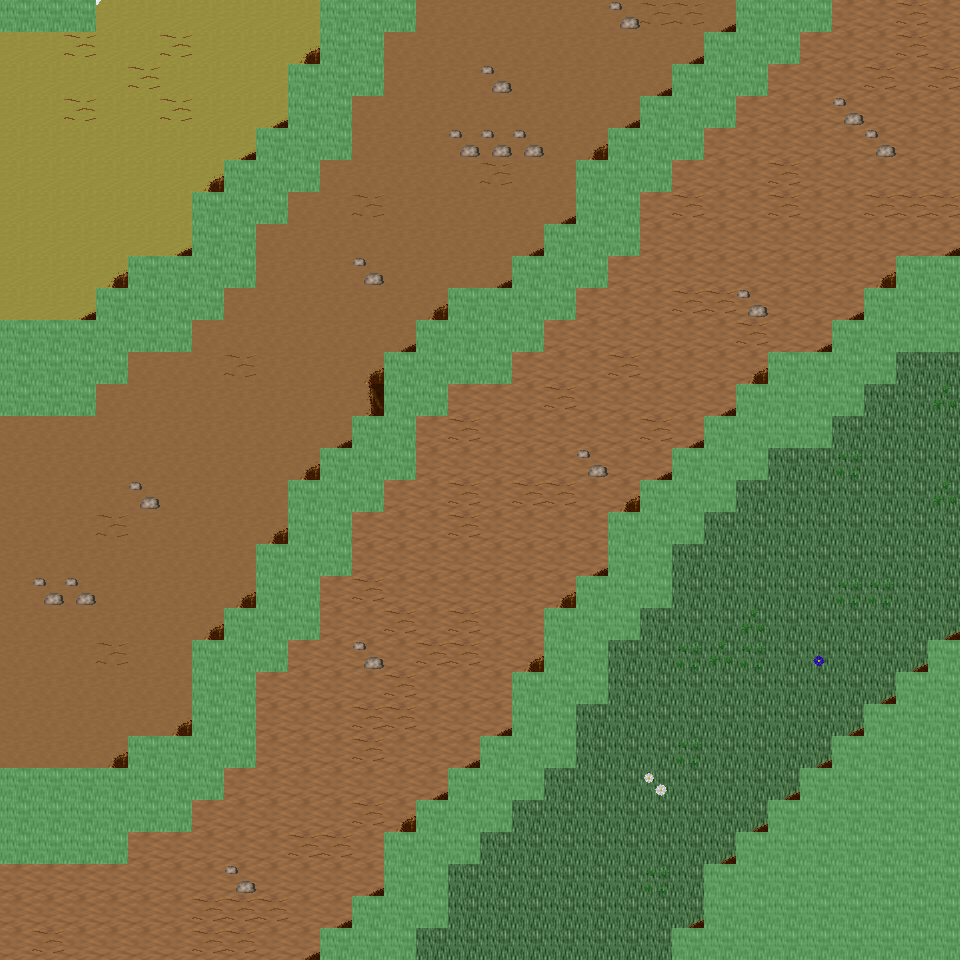

Below is a game level as drawn by its tile map, then a one-line description and the .tmx that defines it (tile-layer data replaced by summaries):
An orthogonal 30x30 tile map with 32x32 px tiles, 6 tile layers (Ground, Object, Object2, Above, ...), 33 tilesets and 7 objects (7x mapExit).

<map version="1.0" orientation="orthogonal" renderorder="right-down" width="30" height="30" tilewidth="32" tileheight="32" nextobjectid="8">
  <tileset firstgid="1" name="tileset_ground_ground" tilewidth="32" tileheight="32" tilecount="33" columns="3">
    <image source="../drawable/tileset_ground_ground.png" width="96" height="352" />
  </tileset>
  <tileset firstgid="34" name="tileset_ground_ice_ice" tilewidth="32" tileheight="32" tilecount="3" columns="3">
    <image source="../drawable/tileset_ground_ice_ice.png" width="96" height="32" />
  </tileset>
  <tileset firstgid="37" name="tileset_ground_water_pool" tilewidth="32" tileheight="32" tilecount="72" columns="3">
    <image source="../drawable/tileset_ground_water_pool.png" width="96" height="768" />
  </tileset>
  <tileset firstgid="109" name="tileset_ground_grass_edges" tilewidth="32" tileheight="32" tilecount="36" columns="12">
    <image source="../drawable/tileset_ground_grass_edges.png" width="384" height="96" />
  </tileset>
  <tileset firstgid="145" name="tileset_ground_ridge_ice_2" tilewidth="32" tileheight="32" tilecount="42" columns="7">
    <image source="../drawable/tileset_ground_ridge_ice_2.png" width="224" height="192" />
  </tileset>
  <tileset firstgid="187" name="tileset_ground_ridge_earth_dark" tilewidth="32" tileheight="32" tilecount="96" columns="12">
    <image source="../drawable/tileset_ground_ridge_earth_dark.png" width="384" height="256" />
  </tileset>
  <tileset firstgid="283" name="tileset_ground_rock_pebbles" tilewidth="32" tileheight="32" tilecount="3" columns="1">
    <image source="../drawable/tileset_ground_rock_pebbles.png" width="32" height="96" />
  </tileset>
  <tileset firstgid="286" name="tileset_plant_grasses" tilewidth="32" tileheight="32" tilecount="6" columns="3">
    <image source="../drawable/tileset_plant_grasses.png" width="96" height="64" />
  </tileset>
  <tileset firstgid="292" name="tileset_plant_bush_bushes" tilewidth="32" tileheight="32" tilecount="10" columns="5">
    <image source="../drawable/tileset_plant_bush_bushes.png" width="160" height="64" />
  </tileset>
  <tileset firstgid="302" name="tileset_ground_cobbled_paving" tilewidth="32" tileheight="32" tilecount="1" columns="1">
    <image source="../drawable/tileset_ground_cobbled_paving.png" width="32" height="32" />
  </tileset>
  <tileset firstgid="303" name="tileset_ground_grass_corners" tilewidth="32" tileheight="32" tilecount="24" columns="6">
    <image source="../drawable/tileset_ground_grass_corners.png" width="192" height="128" />
  </tileset>
  <tileset firstgid="327" name="tileset_plant_flower_daisy_white" tilewidth="32" tileheight="32" tilecount="8" columns="2">
    <image source="../drawable/tileset_plant_flower_daisy_white.png" width="64" height="128" />
  </tileset>
  <tileset firstgid="335" name="tileset_plant_flower_daisy_blue" tilewidth="32" tileheight="32" tilecount="8" columns="2">
    <image source="../drawable/tileset_plant_flower_daisy_blue.png" width="64" height="128" />
  </tileset>
  <tileset firstgid="343" name="tileset_item_armor_sword_rack" tilewidth="32" tileheight="32" tilecount="4" columns="2">
    <image source="../drawable/tileset_item_armor_sword_rack.png" width="64" height="64" />
  </tileset>
  <tileset firstgid="347" name="tileset_plant_stump_small_stump" tilewidth="32" tileheight="32" tilecount="4" columns="2">
    <image source="../drawable/tileset_plant_stump_small_stump.png" width="64" height="64" />
  </tileset>
  <tileset firstgid="351" name="tileset_item_postbox" tilewidth="32" tileheight="32" tilecount="4" columns="2">
    <image source="../drawable/tileset_item_postbox.png" width="64" height="64" />
  </tileset>
  <tileset firstgid="355" name="tileset_item_armor_weapons_rack" tilewidth="32" tileheight="32" tilecount="18" columns="9">
    <image source="../drawable/tileset_item_armor_weapons_rack.png" width="288" height="64" />
  </tileset>
  <tileset firstgid="373" name="tileset_item_pot_pot_golden_centred" tilewidth="32" tileheight="32" tilecount="3" columns="3">
    <image source="../drawable/tileset_item_pot_pot_golden_centred.png" width="96" height="32" />
  </tileset>
  <tileset firstgid="376" name="tileset_logic_creature_orc" tilewidth="32" tileheight="32" tilecount="6" columns="6">
    <image source="../drawable/tileset_logic_creature_orc.png" width="192" height="32" />
  </tileset>
  <tileset firstgid="382" name="tileset_logic_creature_animal" tilewidth="32" tileheight="32" tilecount="32" columns="8">
    <image source="../drawable/tileset_logic_creature_animal.png" width="256" height="128" />
  </tileset>
  <tileset firstgid="414" name="tileset_logic_creature_gnome" tilewidth="32" tileheight="32" tilecount="6" columns="6">
    <image source="../drawable/tileset_logic_creature_gnome.png" width="192" height="32" />
  </tileset>
  <tileset firstgid="420" name="tileset_logic_portal" tilewidth="32" tileheight="32" tilecount="24" columns="8">
    <image source="../drawable/tileset_logic_portal.png" width="256" height="96" />
  </tileset>
  <tileset firstgid="444" name="tileset_logic_collision" tilewidth="32" tileheight="32" tilecount="1" columns="1">
    <image source="../drawable/tileset_logic_collision.png" width="32" height="32" />
  </tileset>
  <tileset firstgid="445" name="tileset_logic_creature_frogman" tilewidth="32" tileheight="32" tilecount="3" columns="3">
    <image source="../drawable/tileset_logic_creature_frogman.png" width="96" height="32" />
  </tileset>
  <tileset firstgid="448" name="tileset_ground_water_swamp_water" tilewidth="32" tileheight="32" tilecount="33" columns="3">
    <image source="../drawable/tileset_ground_water_swamp_water.png" width="96" height="352" />
  </tileset>
  <tileset firstgid="481" name="tileset_plant_grasses_swamp" tilewidth="32" tileheight="32" tilecount="42" columns="6">
    <image source="../drawable/tileset_plant_grasses_swamp.png" width="192" height="224" />
  </tileset>
  <tileset firstgid="523" name="tileset_plant_stump_hollow_logs" tilewidth="32" tileheight="32" tilecount="6" columns="3">
    <image source="../drawable/tileset_plant_stump_hollow_logs.png" width="96" height="64" />
  </tileset>
  <tileset firstgid="529" name="tileset_plant_tree_tree_darkgreen" tilewidth="32" tileheight="32" tilecount="88" columns="8">
    <image source="../drawable/tileset_plant_tree_tree_darkgreen.png" width="256" height="352" />
  </tileset>
  <tileset firstgid="617" name="tileset_plant_tree_dead_tree_3" tilewidth="32" tileheight="32" tilecount="16" columns="4">
    <image source="../drawable/tileset_plant_tree_dead_tree_3.png" width="128" height="128" />
  </tileset>
  <tileset firstgid="633" name="tileset_building_chimney_smoke" tilewidth="32" tileheight="32" tilecount="40" columns="4">
    <image source="../drawable/tileset_building_chimney_smoke.png" width="128" height="320" />
  </tileset>
  <tileset firstgid="673" name="tileset_building_huts" tilewidth="32" tileheight="32" tilecount="338" columns="26">
    <image source="../drawable/tileset_building_huts.png" width="832" height="416" />
  </tileset>
  <tileset firstgid="1011" name="tileset_logic_creature_fowl" tilewidth="32" tileheight="32" tilecount="6" columns="6">
    <image source="../drawable/tileset_logic_creature_fowl.png" width="192" height="32" />
  </tileset>
  <tileset firstgid="1017" name="tileset_logic_creature_elemental" tilewidth="32" tileheight="32" tilecount="16" columns="8">
    <image source="../drawable/tileset_logic_creature_elemental.png" width="256" height="64" />
  </tileset>
  <layer name="Ground" width="30" height="30">
    <data>[900 cells, 900 non-empty, 5 distinct tile ids]</data>
  </layer>
  <layer name="Object" width="30" height="30">
    <data>[900 cells, 354 non-empty, 20 distinct tile ids]</data>
  </layer>
  <layer name="Object2" width="30" height="30">
    <data>[900 cells, 2 non-empty, 2 distinct tile ids]</data>
  </layer>
  <layer name="Above" width="30" height="30">
    <data>[900 cells, 0 non-empty, 0 distinct tile ids]</data>
  </layer>
  <layer name="Above2" width="30" height="30">
    <data>[900 cells, 0 non-empty, 0 distinct tile ids]</data>
  </layer>
  <layer name="Walkable" width="30" height="30">
    <data>[900 cells, 249 non-empty, 1 distinct tile ids]</data>
  </layer>
  <objectgroup name="MapEvents">
    <object id="1" name="north" type="mapExit" x="96" y="0" width="224" height="32">
      <properties>
        <property name="map" value="level_0_x187_y43" />
        <property name="x" value="3" />
        <property name="y" value="28" />
      </properties>
    </object>
    <object id="2" name="north2" type="mapExit" x="416" y="0" width="320" height="32">
      <properties>
        <property name="map" value="level_0_x187_y43" />
        <property name="x" value="13" />
        <property name="y" value="28" />
      </properties>
    </object>
    <object id="3" name="north3" type="mapExit" x="832" y="0" width="128" height="32">
      <properties>
        <property name="map" value="level_0_x187_y43" />
        <property name="x" value="26" />
        <property name="y" value="28" />
      </properties>
    </object>
    <object id="4" name="south" type="mapExit" x="0" y="928" width="320" height="32">
      <properties>
        <property name="map" value="level_0_x187_y45" />
        <property name="x" value="0" />
        <property name="y" value="1" />
      </properties>
    </object>
    <object id="5" name="south2" type="mapExit" x="416" y="928" width="256" height="32">
      <properties>
        <property name="map" value="level_0_x187_y45" />
        <property name="x" value="13" />
        <property name="y" value="1" />
      </properties>
    </object>
    <object id="6" name="east" type="mapExit" x="928" y="0" width="32" height="256">
      <properties>
        <property name="map" value="level_0_x188_y44" />
        <property name="x" value="1" />
        <property name="y" value="0" />
      </properties>
    </object>
    <object id="7" name="east2" type="mapExit" x="928" y="352" width="32" height="288">
      <properties>
        <property name="map" value="level_0_x188_y44" />
        <property name="x" value="1" />
        <property name="y" value="11" />
      </properties>
    </object>
  </objectgroup>
</map>
